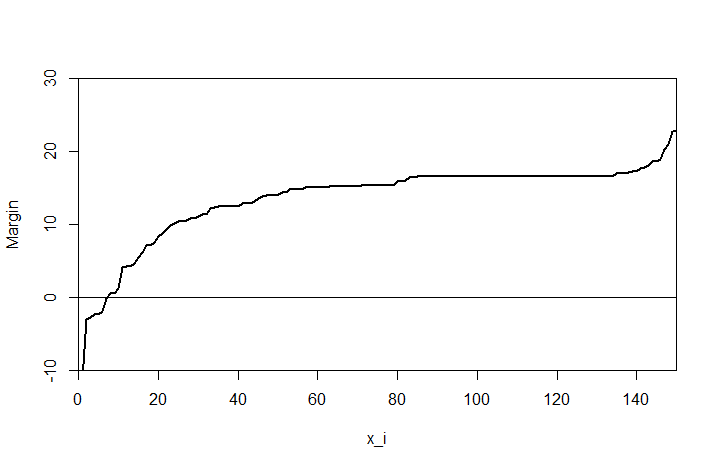

Write R code to recreate this figure.
euclideanDistance <- function(u, v)
{
  sqrt(sum((u - v)^2))
}
w <- function(i,k=0,q=0)
{
  if(k>0) {
    (k+1-i)/k
  }
  else if(q>0&q<1){
    q^i
  }
  else return(-1)
}
Margin <- function(xl,i)
{
  # l <- dim(xl)[1]
  n <- dim(xl)[2] - 1
  classesList <- unique(xl[,n+1])
  counts <- rep(0,length(classesList))
  distances <- matrix(NA, l, 2)
  for (j in 1:l)
  {
    distances[j, ] <- c(j, euclideanDistance(xl[i, 1:n], xl[j,1:n]))
  }
  orderedXl <- xl[order(distances[-i, 2]), ]
  for(j in  1:(l-1))
  {
    ind <- which(orderedXl[j,n+1]==classesList)
    counts[ind] <- counts[ind]+w(j,k=l)
  }
  return(counts[which(xl[i,n+1]==classesList)] - 
    max(counts[-which(xl[i,n+1]==classesList)]))
}

a <- 3
b <- 4
xl <- iris[, c(a,b,5)]
l <- dim(xl)[1]
Marga <- NA
for(i in 1:l)
{
  Marga[i] <- Margin(xl,i)
}
Marga <- Marga[order(Marga)]
plot(x=1, type="n", xlab="x_i", ylab="Margin",
     xlim=c(0, l), ylim=c(-10, 30), xaxs="i", yaxs="i")
lines(1:l,Marga,lwd=2)
abline(h=0)
